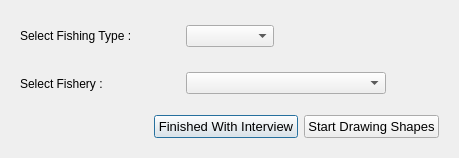
<ui version="4.0" >
 <author>Aaron Racicot</author>
 <class>SelectFishery</class>
 <widget class="QDialog" name="SelectFishery" >
  <property name="geometry" >
   <rect>
    <x>0</x>
    <y>0</y>
    <width>459</width>
    <height>158</height>
   </rect>
  </property>
  <property name="windowTitle" >
   <string>OpenOceanMap - Select Fishery</string>
  </property>
  <layout class="QVBoxLayout" name="verticalLayout" >
   <item>
    <layout class="QHBoxLayout" name="horizontalLayout_4" >
     <item>
      <widget class="QWidget" native="1" name="widget_3" >
       <layout class="QHBoxLayout" name="_2" >
        <property name="spacing" >
         <number>6</number>
        </property>
        <property name="leftMargin" >
         <number>9</number>
        </property>
        <property name="topMargin" >
         <number>9</number>
        </property>
        <property name="rightMargin" >
         <number>9</number>
        </property>
        <property name="bottomMargin" >
         <number>0</number>
        </property>
        <item>
         <widget class="QLabel" name="fishing_type_text" >
          <property name="minimumSize" >
           <size>
            <width>160</width>
            <height>0</height>
           </size>
          </property>
          <property name="maximumSize" >
           <size>
            <width>160</width>
            <height>16777215</height>
           </size>
          </property>
          <property name="text" >
           <string>Select Fishing Type :</string>
          </property>
         </widget>
        </item>
        <item>
         <widget class="QComboBox" name="fishing_type_comboBox" >
          <item>
           <property name="text" >
            <string/>
           </property>
          </item>
          <item>
           <property name="text" >
            <string>Sport Boat</string>
           </property>
          </item>
          <item>
           <property name="text" >
            <string>Kayak</string>
           </property>
          </item>
          <item>
           <property name="text" >
            <string>Dive</string>
           </property>
          </item>
         </widget>
        </item>
       </layout>
      </widget>
     </item>
     <item>
      <spacer name="horizontalSpacer_2" >
       <property name="orientation" >
        <enum>Qt::Horizontal</enum>
       </property>
       <property name="sizeHint" stdset="0" >
        <size>
         <width>40</width>
         <height>20</height>
        </size>
       </property>
      </spacer>
     </item>
    </layout>
   </item>
   <item>
    <layout class="QHBoxLayout" name="horizontalLayout_3" >
     <item>
      <widget class="QWidget" native="1" name="widget" >
       <layout class="QHBoxLayout" >
        <property name="spacing" >
         <number>6</number>
        </property>
        <property name="leftMargin" >
         <number>9</number>
        </property>
        <property name="topMargin" >
         <number>9</number>
        </property>
        <property name="rightMargin" >
         <number>9</number>
        </property>
        <property name="bottomMargin" >
         <number>0</number>
        </property>
        <item>
         <widget class="QLabel" name="fishery_text" >
          <property name="minimumSize" >
           <size>
            <width>160</width>
            <height>0</height>
           </size>
          </property>
          <property name="maximumSize" >
           <size>
            <width>160</width>
            <height>16777215</height>
           </size>
          </property>
          <property name="text" >
           <string>Select Fishery :</string>
          </property>
         </widget>
        </item>
        <item>
         <widget class="QComboBox" name="fishery_comboBox" >
          <property name="minimumSize" >
           <size>
            <width>200</width>
            <height>0</height>
           </size>
          </property>
          <property name="maximumSize" >
           <size>
            <width>200</width>
            <height>16777215</height>
           </size>
          </property>
          <item>
           <property name="text" >
            <string/>
           </property>
          </item>
          <item>
           <property name="text" >
            <string>Abalone</string>
           </property>
          </item>
          <item>
           <property name="text" >
            <string>Albacore Tuna</string>
           </property>
          </item>
          <item>
           <property name="text" >
            <string>Anchovy/Herring (bait fish)</string>
           </property>
          </item>
          <item>
           <property name="text" >
            <string>California Halibut</string>
           </property>
          </item>
          <item>
           <property name="text" >
            <string>Dungeness Crab</string>
           </property>
          </item>
          <item>
           <property name="text" >
            <string>Humboldt Squid</string>
           </property>
          </item>
          <item>
           <property name="text" >
            <string>Pacific Halibut</string>
           </property>
          </item>
          <item>
           <property name="text" >
            <string>Rock Scallops</string>
           </property>
          </item>
          <item>
           <property name="text" >
            <string>Rockfish/Bottom fish</string>
           </property>
          </item>
          <item>
           <property name="text" >
            <string>Salmon</string>
           </property>
          </item>
          <item>
           <property name="text" >
            <string>Sanddabs</string>
           </property>
          </item>
          <item>
           <property name="text" >
            <string>Sharks/Rays</string>
           </property>
          </item>
          <item>
           <property name="text" >
            <string>Urchin</string>
           </property>
          </item>
          <item>
           <property name="text" >
            <string>Other Flatfish (soles, turbots)</string>
           </property>
          </item>
          <item>
           <property name="text" >
            <string>Other</string>
           </property>
          </item>
         </widget>
        </item>
       </layout>
      </widget>
     </item>
     <item>
      <spacer name="horizontalSpacer_2" >
       <property name="orientation" >
        <enum>Qt::Horizontal</enum>
       </property>
       <property name="sizeHint" stdset="0" >
        <size>
         <width>40</width>
         <height>20</height>
        </size>
       </property>
      </spacer>
     </item>
    </layout>
   </item>
   <item>
    <layout class="QHBoxLayout" name="horizontalLayout_2" >
     <item>
      <widget class="QWidget" native="1" name="widget_2" >
       <layout class="QHBoxLayout" >
        <property name="spacing" >
         <number>6</number>
        </property>
        <property name="margin" >
         <number>9</number>
        </property>
        <item>
         <spacer name="horizontalSpacer" >
          <property name="orientation" >
           <enum>Qt::Horizontal</enum>
          </property>
          <property name="sizeHint" stdset="0" >
           <size>
            <width>40</width>
            <height>20</height>
           </size>
          </property>
         </spacer>
        </item>
        <item>
         <widget class="QPushButton" name="pbnFisheryFinished" >
          <property name="font" >
           <font>
            <pointsize>10</pointsize>
           </font>
          </property>
          <property name="text" >
           <string>Finished With Interview</string>
          </property>
         </widget>
        </item>
        <item>
         <widget class="QPushButton" name="pbnStartShapes" >
          <property name="font" >
           <font>
            <pointsize>10</pointsize>
           </font>
          </property>
          <property name="text" >
           <string>Start Drawing Shapes</string>
          </property>
         </widget>
        </item>
       </layout>
       <zorder>pbnFisheryFinished</zorder>
       <zorder>pbnStartShapes</zorder>
       <zorder>horizontalSpacer</zorder>
      </widget>
     </item>
    </layout>
   </item>
  </layout>
 </widget>
 <resources/>
 <connections/>
</ui>
